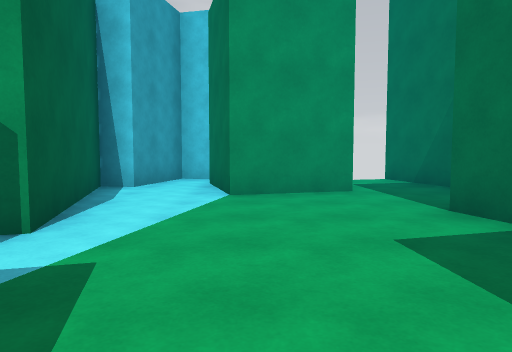
view 1 (above)

23 first-person views from a walk through a scene from a Unity 3-D project. The camera is 1.3 m above the floor, tilts 4° down and sees 70° across. The floor is counted in squares, 2 m on a side. Each view is taken from the middle of a square. On the plan, view 1 faces up. The plan holds only what a view shows up to about 11 squares ahead; the rest is blank. The place goes on beyond the plan.

view 2
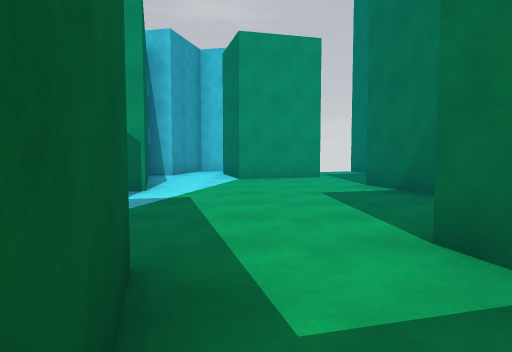

view 3
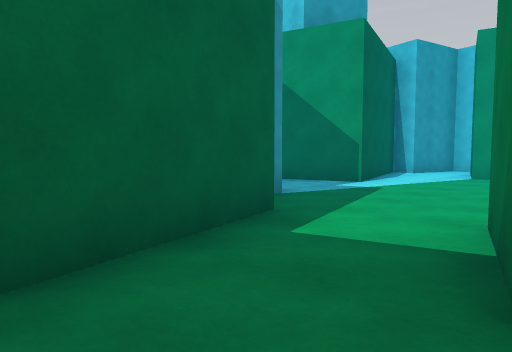

view 4
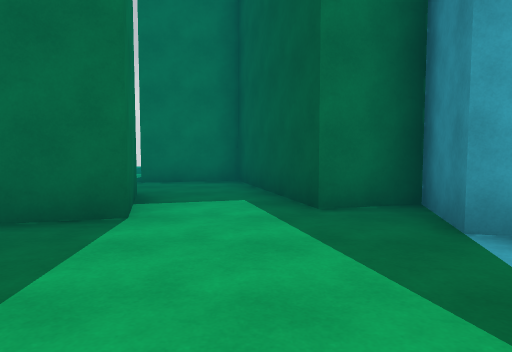

view 5
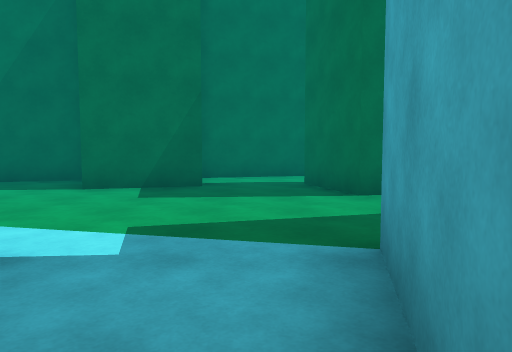

view 6
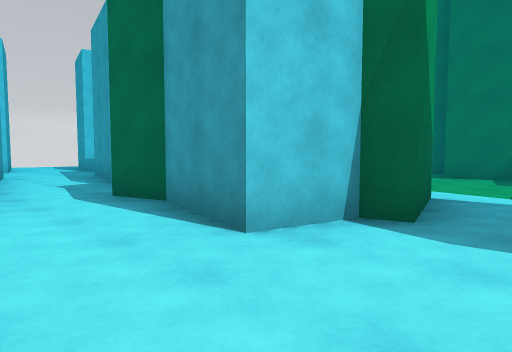

view 7
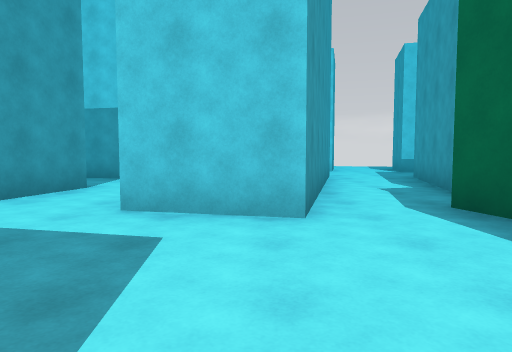

view 8
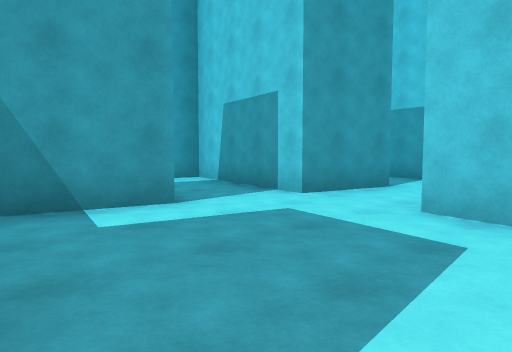

view 9
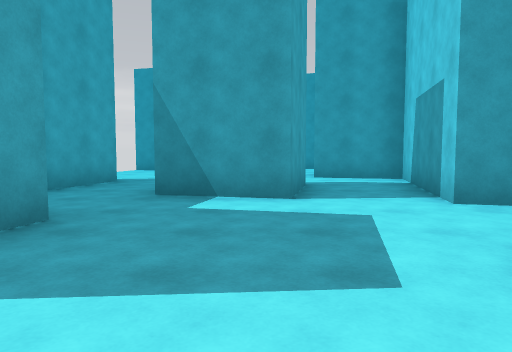

view 10
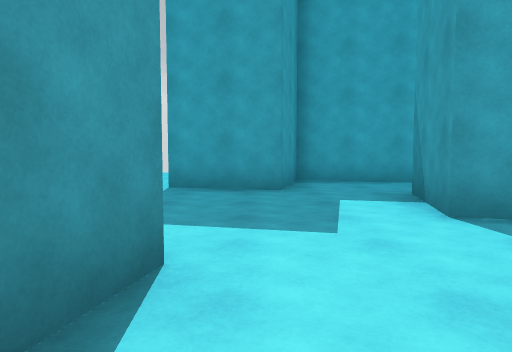

view 11
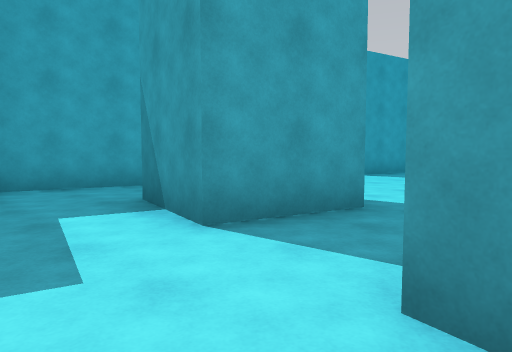

view 12
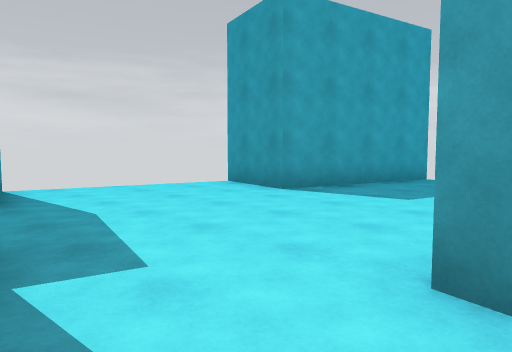

view 13
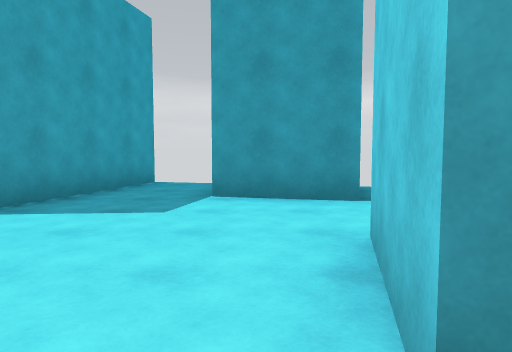

view 14
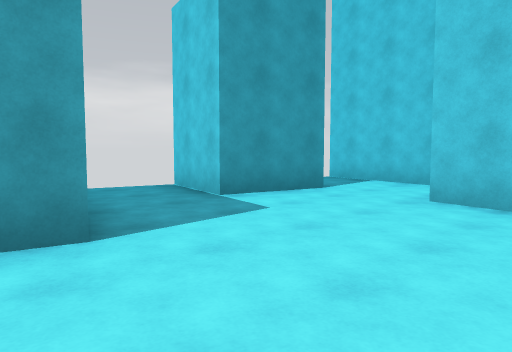

view 15
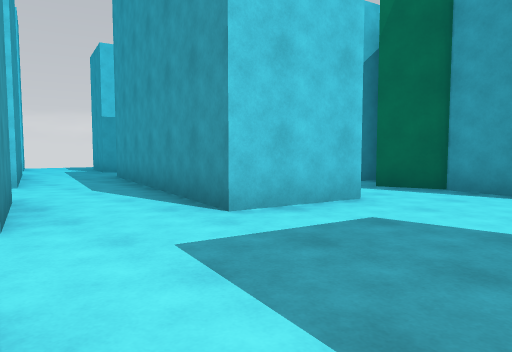

view 16
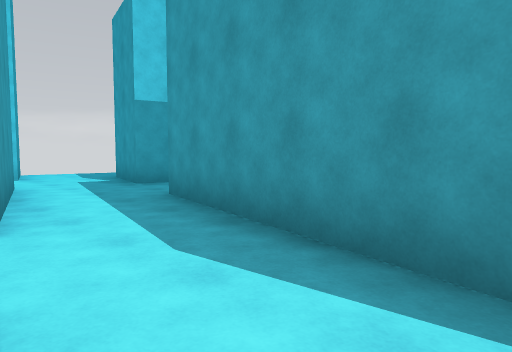

view 17
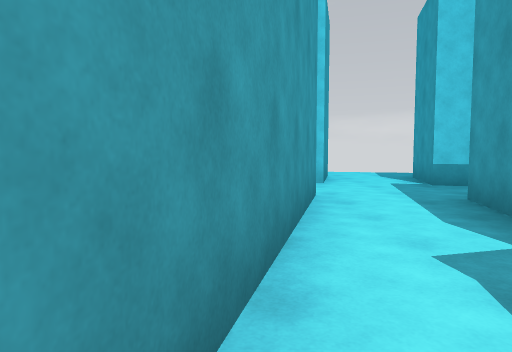

view 18
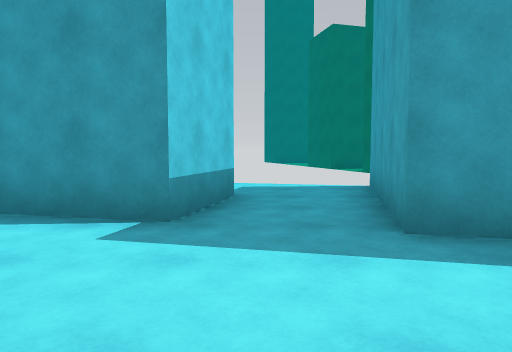

view 19
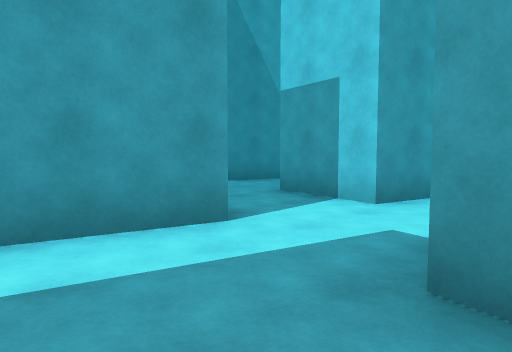

view 20
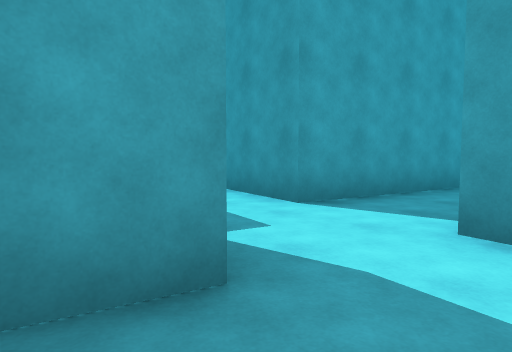

view 21
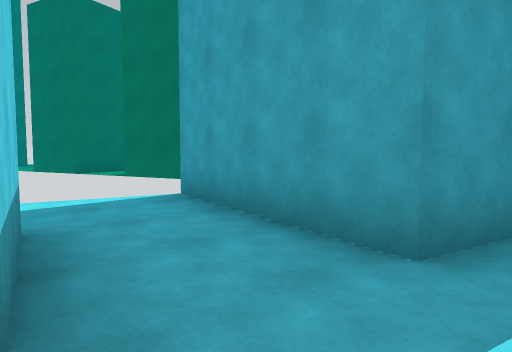

view 22
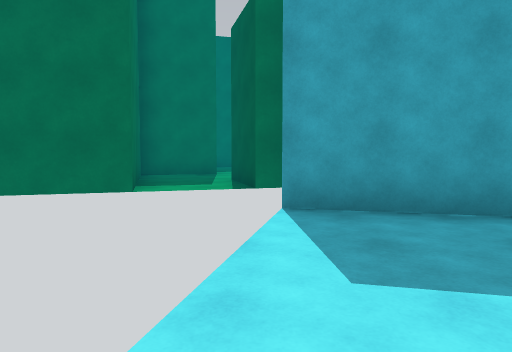

view 23
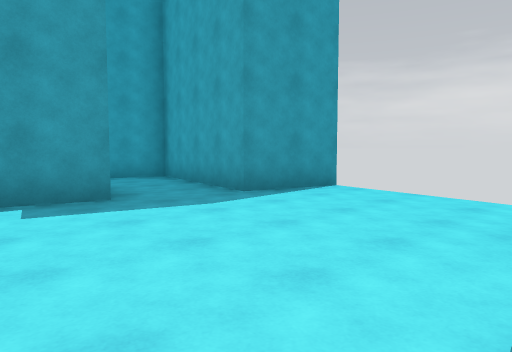

### Floor plan
Points are (right, up) in squares from view 1. A wall is a line through its corners. A room is listed if a view was taken in it or the views show most of it. See-through windows are left out.
Room 1 (views 1, 4)
walls: (2.6, 1.9) (2.1, 3.9) (4, 4.4) (2.9, 8.3); (1.2, -0.5) (3.3, 0.1); (-3.6, 0.7) (-1.6, 0.2) (-2, -1.4) (-0.7, -1); (1, 7.8) (1.5, 5.8) (-0.4, 5.3) (-0.9, 7.3); (-1.7, 8.4) (-2.2, 6.5) (-2.8, 6.6) (-1.8, 2.8) (-3.7, 2.3)
ways out: opening at (0.5, -1.5) to room 2; opening at (-4, 1.5) to room 4; opening at (3, 1); gap at (3, 8)
Room 2 (view 2)
walls: (1.8, -2.5) (1.2, -0.5); (-0.7, -1) (0.4, -4.9) (1.5, -4.6)
ways out: opening at (0.5, -1.5) to room 1; opening at (2, -3.5) to room 3
Room 3 (view 3)
walls: (1.5, -4.6) (2.4, -4.3); (5.3, -0.3) (5, 0.6)
ways out: opening at (2, -3.5) to room 2; opening at (4, -0.5)
Room 4 (views 5, 6)
walls: (-3.7, 2.3) (-3.8, 2.8) (-5, 3.1)
ways out: opening at (-4, 1.5) to room 1; opening at (-6.3, 2) to room 5
Room 5 (views 7, 8, 9, 10, 11, 12, 15, 16, 17)
walls: (-12.8, 4.9) (-10.9, 4.5) (-11.3, 2.5); (-5, 3.1) (-4.6, 5); (-9.9, 8.5) (-10.4, 6.4) (-13.4, 7.1); (-4.4, 5) (-4.8, 6.2); (-6, 7.7) (-6.5, 5.5) (-8.5, 5.9) (-7.9, 8.3); (-13.8, 1) (-9.9, 0.1) (-9.4, 2) (-7.4, 1.6)
ways out: opening at (-6.3, 2) to room 4; opening at (-14, 4.3) to room 6; opening at (-5, 7) to room 7; opening at (-9, 8)
Room 6 (views 13, 14, 23)
walls: (-13.3, 2.9) (-13, 4.2); (-18.6, 6.5) (-19.1, 4.4) (-21.1, 4.9); (-21.6, 2.9) (-17.7, 2) (-18.1, 0); (-14.3, -1) (-13.8, 1); (-13.4, 7.1) (-14.3, 7.3) (-14.8, 5.4) (-16.7, 5.9)
ways out: opening at (-14, 4.3) to room 5; opening at (-17.5, 6); gap at (-22, 3)
Room 7 (views 18, 19, 21)
walls: (-5.1, 11.3) (-6, 7.7); (-3.9, 7.7) (-3.2, 10.8) (-0.6, 10.2); (-0.7, 12.3) (-2.7, 12.8) (-2.2, 14.7); (-4.3, 14.8) (-4.7, 13.3) (-6.6, 13.7)
ways out: opening at (-5, 7) to room 5; opening at (-3.5, 14) to room 8; opening at (-1.5, 11.5) to room 9; opening at (-6, 12.5) to room 11
Room 8 (view 20)
walls: (-6.1, 15.7) (-5.2, 15.4)
ways out: opening at (-3.5, 14) to room 7; opening at (-5.5, 16.5) to room 10; opening at (-1.5, 15.5)
Room 9 (view 22)
walls: (-0.6, 10.2) (0.8, 9.9)
ways out: opening at (-1.5, 11.5) to room 7; opening at (0.5, 13.5)
Room 10 (no view inside)
walls: (-7.6, 18.1) (-8.1, 16.1) (-10, 16.6); (-6.6, 13.7) (-6.1, 15.7); (-10.7, 14.7) (-8.5, 14.2)
ways out: opening at (-5.5, 16.5) to room 8; opening at (-7.5, 14) to room 11; opening at (-9.5, 15.5)
Room 11 (no view inside)
walls: (-8.5, 14.2) (-9.1, 11.7)
ways out: opening at (-6, 12.5) to room 7; opening at (-7.5, 14) to room 10; opening at (-8, 11)

Where each view was taken, in squares from view 1:
view 1: 0 up, 0 right, facing up
view 2: 3 down, 0 right, facing up
view 3: 4 down, 2 right, facing up-left
view 4: 3 up, 0 right, facing down
view 5: 1 up, 4 left, facing right
view 6: 1 up, 7 left, facing up-right
view 7: 2 up, 7 left, facing up
view 8: 2 up, 7 left, facing up-left
view 9: 4 up, 6 left, facing left
view 10: 8 up, 9 left, facing down
view 11: 7 up, 9 left, facing down-left
view 12: 6 up, 13 left, facing down-left
view 13: 5 up, 14 left, facing left
view 14: 1 up, 15 left, facing up-left
view 15: 3 up, 11 left, facing up-right
view 16: 7 up, 10 left, facing up-right
view 17: 6 up, 6 left, facing up
view 18: 12 up, 6 left, facing right
view 19: 12 up, 6 left, facing up-left
view 20: 17 up, 5 left, facing down-left
view 21: 13 up, 4 left, facing down-right
view 22: 14 up, 1 right, facing down
view 23: 5 up, 18 left, facing down-right
